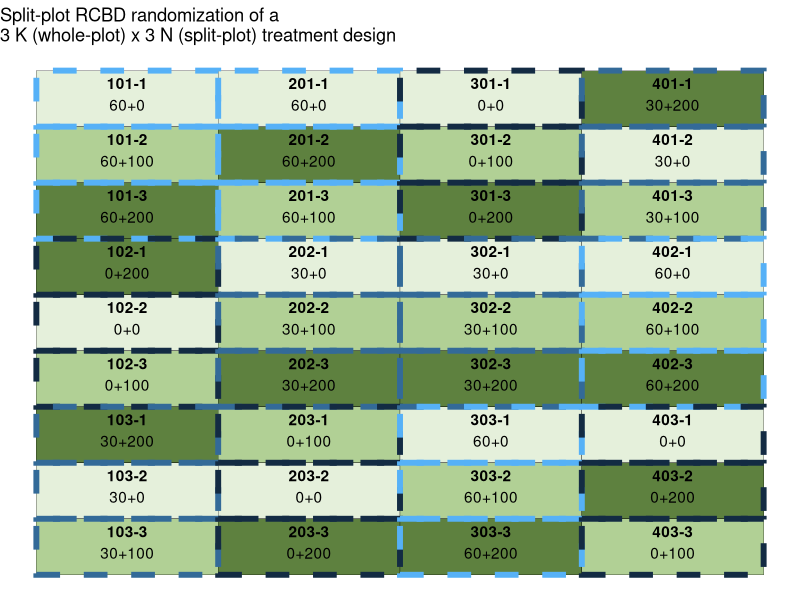

Generate this figure with R: (Note: this script raises an error after producing the figure.)
## ---- chunk 1
# Installing packages
#install.packages("tidyverse")
# Loading packages
library(tidyverse) # for data wrangling and plotting
## ---- chunk 2

# Setting seed to get same randomization result every time

set.seed(930) #we use "set.seed" for the sake of reproducibility so that the randomization does not shuffle and we get the exact same order of randomization each time we run this code chunk

#Data wrangling

wp_rcbd_rand <- crossing(krate_kgha = c(0,30,60),#c(0,30,60) to indicate 3 levels of potassium rate # I want to create all possible combinations of these 3 treatments with the blocks
                         block = 1:4
                         ) %>% #"crossing()" function gets all the combinations of two or more different things #
  arrange(block) %>% #to sort the block column by block numbers
  # Randomizing WP treatment factor to blocks (restricted) 
  group_by(block) %>% #to group by blocks
  mutate(krate_kgha = sample(krate_kgha)) %>% #"sample()" function shuffles/randomizes thing for us #To randomize the "krate_kgha" within each block
    # Creating WP plot numbers 
  mutate(wplot = (block*100)+ 1:3) %>% #"1:3" to add 1 to 3 within each combination of block numbers
  ungroup() #To ungroup the data set i.e., to remove "Groups: block [4]" i.e., to remove the grouping structure from behind the scene

wp_rcbd_rand
## ---- chunk 3

sp_rcbd_rand  <- crossing(nrate_kgha = c(0,100,200), #c(0,100, 200) to indicate 3 levels of nitrogen rate # I want to create all possible combinations of these 3 nitrogen treatments with the whole plots
                          wplot = wp_rcbd_rand$wplot #To extract whole plots from the "wp_rcbd_rand" dataset that we previously created
                          ) %>%
  arrange(wplot) %>% #to sort the whole plot column by whole plot numbers
  # Randomizing SP treatment factor to WP plots (restricted)
  group_by(wplot) %>% #to group by whole plots
  mutate(nrate_kgha = sample(nrate_kgha)) %>% #"sample()" function shuffles/randomizes thing for us #to randomize whole plots according to nitrogen levels #To randomize the "nrate_kgha" within each whole plot #Here, I should NOT see the same nitrogen rate (for example, 0; I should not see 0 again) within the same whole plot
  # Creating SP plot numbers 
  mutate(splot = paste0(wplot, "-", 1:3)) %>% #We use "paste0()" function to combine strings i.e., to combine different values from different columns
  ungroup() #To ungroup the data set i.e., to remove "Groups: wplot [12]" i.e., to remove the grouping structure from behind the scene


sp_rcbd_rand
## ---- chunk 4
spp_rcbd_rand <- wp_rcbd_rand %>%
  right_join(sp_rcbd_rand) %>% #We want to have 36 rows, not only 12. Because of that, we are gonna use "right_join()" instead of "left_join()". For "left_join()", it looks on the data set on the left of the pipe (spp_rcbd_rand <- wp_rcbd_rand), and then looks on the right side of the pipe (sp_rcbd_rand), then join them with the frame on the left of the pipe. So, if the data frame on the left starts with 12 rows, the combined data frame will have 12 rows. For "right_join()", it's the opposite. In this case, we are using the data frame which has 36 rows as our basis to merge. That's why we are using "right_join()" which will result in a merged data frame with 36 rows.
  mutate(trtname = paste0(krate_kgha, "+", nrate_kgha)) #to create a new column "trtname" in the dataset, which indicates the combination of "krate_kgha" and "prate_kgha"

spp_rcbd_rand
## ---- chunk 5
spp_rcbd_rand  %>%
  filter(block == 1) #In the output, we have 9 rows because we have 9 split plot experimental units, with only 3 whole plot experimental units. This filtering is done to check that there is only 1 level of potassium (for example, 60) within each block for all 3 whole plots (e.g., 101, 102, 103) with all 3 levels of nitrogen rate in the same block
## ---- chunk 6
spp_rcbd_layout <- spp_rcbd_rand %>%
  # Defining number of rows and columns in the field for plotting purposes
  mutate(row = rep(1:4, each = 9)) %>%
  mutate(col = rep(seq(from = 1, 
                       to = 9, #total number of treatments, 
                       by = 1), 
                   times = 4 #total number of blocks = 4
  )) %>%
  # Creating plot and trtname labels for plotting
  mutate(lab = paste0(splot, "\n", trtname))

spp_rcbd_layout
## ---- chunk 7

ggplot(data = spp_rcbd_layout, aes(x = row, 
                                   y = -col)) +
  geom_tile(aes(fill = factor(nrate_kgha)),
            color = "black",
            show.legend = F
            ) +
  geom_tile(aes(color = krate_kgha),
            show.legend = F,
            size = 2,
            linetype = 2,
            fill = NA
            ) +
  
    scale_fill_manual(values = c("#e5f0db",
                               "#b1d095",
                               "#5e813f")) +
  
  geom_text(aes(label = splot), fontface = "bold", vjust = -.8) +
  geom_text(aes(label = trtname), vjust = 1) +
  labs(title = "Split-plot RCBD randomization of a\n3 K (whole-plot) x 3 N (split-plot) treatment design") +
  theme_void()

## ---- chunk 8
spp_rcbd_rand %>%
  # Rearranging columns  
  dplyr::select(block, wplot, krate_kgha, 
                splot, nrate_kgha,
                trtname) %>%
  write_csv("../output/spp_rcbd_randomization_table.csv")


## ---- chunk 9
ggsave("../output/spp_rcbd_layoutmap.png",
       width = 6,
       height = 5,
       bg = "white")
